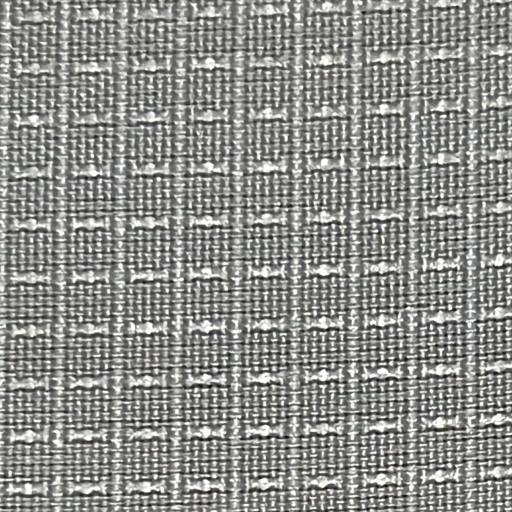
#> input picture dataset/normal/T1-D0-063.jpg, 1024 x 1024 px (shown at 1/2 size)
$ jupyter execute --allow-errors 05_lbp_svm.ipynb
#> lines starting #> are read from the running program, lines starting #| are printed output that depends on the picture
[cell 1]
from pathlib import Path

import cv2
import joblib
import numpy as np

from skimage.feature import local_binary_pattern

from sklearn.model_selection import train_test_split
from sklearn.svm import SVC
from sklearn.metrics import (
    accuracy_score,
    precision_score,
    recall_score,
    classification_report,
    confusion_matrix
)

PROJECT_DIR = Path(
    r"D:\proto\TextileDefectPrototype"
)

DATASET_DIR = PROJECT_DIR / "dataset"

NORMAL_DIR = DATASET_DIR / "normal"
DEFECT_DIR = DATASET_DIR / "defect"

MODEL_DIR = PROJECT_DIR / "models"

MODEL_DIR.mkdir(
    parents=True,
    exist_ok=True
)

MODEL_PATH = (
    MODEL_DIR / "lbp_svm.pkl"
)

print("Project:", PROJECT_DIR)
print("Model:", MODEL_PATH)

[cell 2]
def extract_lbp_features(
    image_path,
    image_size=(128, 128),
    num_points=24,
    radius=3
):

#> called with image_size = (128, 128), num_points = 24, radius = 3
    image = cv2.imread(
        str(image_path),
        cv2.IMREAD_GRAYSCALE
    )
#> image: shape (1024, 1024); min 3, max 255, mean 142.1

    if image is None:
        raise ValueError(
            f"Could not read image: {image_path}"
        )

    image = cv2.resize(
        image,
        image_size
    )
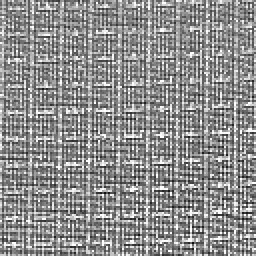
#> image: shape (128, 128) (shown 2 times larger); min 12, max 255, mean 142.4

    lbp = local_binary_pattern(
        image,
        num_points,
        radius,
        method="uniform"
    )
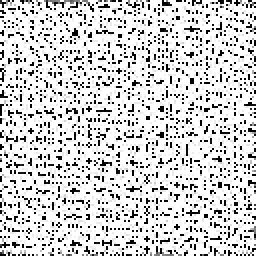
#> lbp: shape (128, 128) float64 (shown 2 times larger); min 0, max 25, mean 20.5; drawn with min black and max white

    # Uniform LBP produces P + 2 bins
    num_bins = num_points + 2

    histogram, _ = np.histogram(
        lbp.ravel(),
        bins=np.arange(
            0,
            num_bins + 1
        ),
        range=(0, num_bins)
    )
#> histogram = 26 values, max 10797 at index 25, min 1 at index 9, mean 630.2

    # Normalize histogram
    histogram = histogram.astype(
        np.float32
    )

    histogram /= (
        histogram.sum() + 1e-7
    )
#> histogram = 26 values, max 0.659 at index 25, min 6.1e-05 at index 9, mean 0.0385

    return histogram

[cell 3]
X = []
y = []

# ==========================================
# NORMAL
# ==========================================

normal_files = [
    p for p in NORMAL_DIR.iterdir()
    if p.suffix.lower() in {".jpg", ".jpeg"}
]

print("Normal images:", len(normal_files))

for i, image_path in enumerate(normal_files):

    features = extract_lbp_features(image_path)
#> features has the same summary as histogram in extract_lbp_features

    X.append(features)
    y.append(0)

    if (i + 1) % 500 == 0:
        print(
            f"Processed normal: {i + 1}/{len(normal_files)}"
        )


# ==========================================
# DEFECT
# ==========================================

defect_files = [
    p for p in DEFECT_DIR.iterdir()
    if p.suffix.lower() in {".jpg", ".jpeg"}
]

print("Defect images:", len(defect_files))

for i, image_path in enumerate(defect_files):

    features = extract_lbp_features(image_path)

    X.append(features)
    y.append(1)

    if (i + 100) % 100 == 0:
        print(
            f"Processed defect: {i + 1}/{len(defect_files)}"
        )


# ==========================================
# CONVERT TO NUMPY
# ==========================================

X = np.array(X)
y = np.array(y)

print()
print("Feature extraction complete.")
print("Feature shape:", X.shape)
#| Feature shape: (1, 26)
print("Labels shape:", y.shape)
print("Normal samples:", np.sum(y == 0))
print("Defect samples:", np.sum(y == 1))
